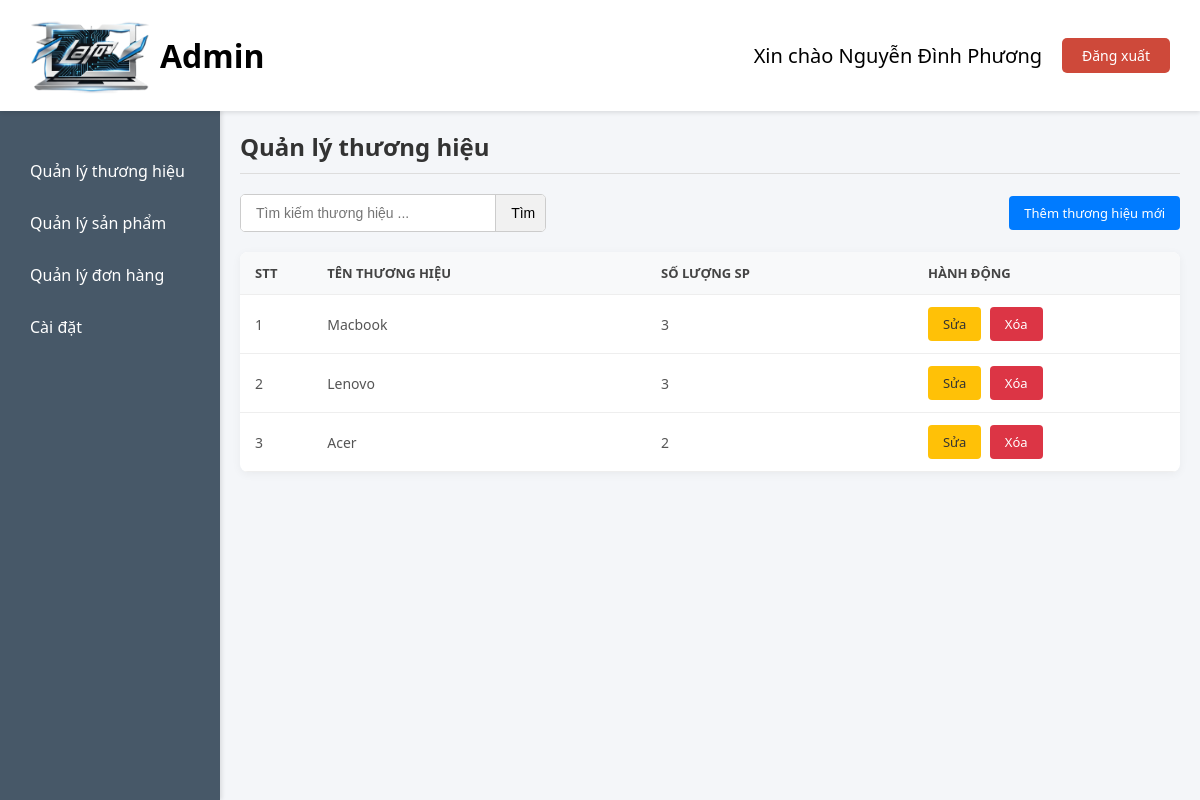
Page /admin/admin.php (signed in) on the committed database.
### tables this page shows
CREATE TABLE `user` (
  `userid` int(11) NOT NULL,
  `hoten` varchar(50) NOT NULL,
  `sdt` varchar(10) NOT NULL,
  `matkhau` varchar(255) NOT NULL,
  `role` int(11) NOT NULL
);

CREATE TABLE `thuong_hieu` (
  `mathuonghieu` int(11) NOT NULL,
  `tenthuonghieu` varchar(50) NOT NULL,
  `trangthai` tinyint(4) NOT NULL DEFAULT 0
);

### admin/quanlythuonghieu.php (the view, shortened to what this page needs)
<?php
    include("../config/configDB.php");
?>
<div class="main-title">
    <h2>Quản lý thương hiệu</h2>
</div>
<div class="toolbar">
    <div class="search-box">
        <form action="" method="get">
            <input type="text" name="txtSearch" id="search-input"
                placeholder="Tìm kiếm thương hiệu ..."
                value="<?php echo isset($_GET['txtSearch']) ? htmlspecialchars($_GET['txtSearch']) : ''; ?>">
            <input type="submit" style="width: 50px" class="btn-search" name="btnSearch" value="Tìm"/>
        </form>
    </div>
    <a  id="openModalBtn" class="btn btn-primary">Thêm thương hiệu mới</a>
</div>
<div class="table-container">
    <table class="table-admin">
        <thead>
            <tr>
                <th width="5%">STT</th>
                <th width="25%">Tên thương hiệu</th>
                <th width="20%">Số lượng SP</th>
                <th width="20%">Hành động</th>
            </tr>
        </thead>
        <tbody>
        <?php
            $sql = "SELECT thuong_hieu.mathuonghieu, tenthuonghieu, trangthai, COUNT(san_pham.masanpham) as soluong
                    FROM thuong_hieu
                    LEFT JOIN san_pham on san_pham.mathuonghieu = thuong_hieu.mathuonghieu";
            $sql .= " GROUP BY thuong_hieu.mathuonghieu, tenthuonghieu, trangthai";
            $stmt = $pdo->prepare($sql);
            $stmt->execute();
            $data = $stmt->fetchAll(PDO::FETCH_ASSOC);
            $count = 1;
            foreach($data as $dong){
                ?>
                <tr>
                    <td><?php echo $count; ?></td>
                    <td><?php echo $dong['tenthuonghieu']; ?></td>
                    <td><?php echo $dong['soluong']; ?></td>
                    <td>
                        <a href="#"
                            class="btn btn-edit btn-update"
                            data-id="<?php echo $dong['mathuonghieu']; ?>"
                            data-name="<?php echo $dong['tenthuonghieu']; ?>">
                            Sửa
                        </a>
                        <a href="controller/brandController.php?xoathuonghieu&id=<?php echo $dong['mathuonghieu']; ?>"
                            class="btn btn-delete"
                            onclick="return confirm('Bạn có chắc muốn xóa không ?')">
                            Xóa
                        </a>
                    </td>
                </tr>
                <?php
                $count++;
            }
        ?>
    </tbody>
    </table>
</div>

### admin/admin.php (shortened to what this page needs)
<?php
    include("../config/configDB.php");
    $user = $_SESSION['current_user'];
    $sqlUser = "SELECT hoten FROM user WHERE userid=?";
    $stmtUser = $pdo->prepare($sqlUser);
    $stmtUser->execute([$user['userid']]);
    $hoten = $stmtUser->fetchColumn();
?>
<!DOCTYPE html>
<html lang="vi">
<head>
    <link rel="stylesheet" href="../assets/css/style_admin.css">
</head>
<body>
    <div class="header">
        <a class="header-left" href="admin.php">
            <img src="../assets/images/logolaptop.png" width="120px">
            <h1 class="header-logo">Admin</h1>
        </a>
        <div class="header-right">
            <p class="admin-name">Xin chào <?php echo $hoten; ?></p>
            <a href="../pages/xuly_dangxuat.php"  class="logout-btn">Đăng xuất</a>
        </div>
    </div>
    <div class="sidebar">
        <ul>
            <li><a href="admin.php?page=quanlythuonghieu">Quản lý thương hiệu</a></li>
            <li><a href="admin.php?page=quanlysanpham">Quản lý sản phẩm</a></li>
            <li><a href="admin.php?page=quanlydonhang">Quản lý đơn hàng</a></li>
            <li><a href="admin.php?page=caidat">Cài đặt</a></li>
        </ul>
    </div>
    <div class="content" id="content">
        <?php
        if (isset($_GET['page'])) {
            $page = $_GET['page'];
        } else {
            $page = 'quanlythuonghieu';
        }
        switch ($page) {
            default:
                include 'quanlythuonghieu.php';
                break;
        }
        ?>
    </div>
</body>
</html>

### assets/css/style_admin.css (style rules this page uses)
* { margin: 0; padding: 0; box-sizing: border-box; }
body { font-family: 'Segoe UI', Tahoma, Geneva, Verdana, sans-serif; background-color: #f4f6f9; margin: 0; }
.header { background: #fff; padding: 15px 30px; box-shadow: 0 2px 4px rgba(0, 0, 0, 0.1); display: flex; justify-content: space-between; align-items: center; position: fixed; width: 100%; top: 0; z-index: 1000; min-width: 110px; }
.header-left { display: flex; align-items: center; gap: 10px; }
.header .header-left .header-logo { margin: 0; }
.header-right { display: flex; align-items: center; gap: 20px; }
.admin-name { font-size: 20px; }
.logout-btn { padding: 8px 20px; border: none; border-radius: 5px; background: #ce493a; color: white; font-size: 14px; cursor: pointer; }
.sidebar { position: fixed; top: 110px; left: 0; width: 220px; height: calc(100vh - 110px); background: #475868; padding: 20px 0; box-shadow: 2px 0 4px rgba(0, 0, 0, 0.1); }
.sidebar ul { list-style: none; }
.sidebar li { margin: 30px; }
.sidebar a { display: flex; align-items: center; color: white; font-size: 16px; text-decoration: none; transition: 0.3s; gap: 12px; }
a { text-decoration: none; }
h1 { color: black; }
.content { position: absolute; top: 110px; left: 220px; right: 0; bottom: 0; padding: 20px; overflow: auto; }
.main-title { margin-bottom: 20px; border-bottom: 1px solid #ddd; padding-bottom: 10px; }
.main-title h2 { color: #333; font-size: 24px; }
.toolbar { display: flex; justify-content: space-between; align-items: center; margin-bottom: 20px; flex-wrap: wrap; gap: 10px; }
.search-box { display: flex; align-items: center; border: 1px solid #ccc; border-radius: 5px; overflow: hidden; background: #fff; }
.search-box input { border: none; padding: 10px 15px; outline: none; font-size: 14px; width: 250px; }
.search-box .btn-search { background: #f1f1f1; border: none; padding: 10px 15px; cursor: pointer; border-left: 1px solid #ccc; }
.table-container { background: #fff; border-radius: 8px; box-shadow: 0 2px 10px rgba(0, 0, 0, 0.05); overflow-x: auto; }
.table-admin { width: 100%; border-collapse: collapse; min-width: 600px; }
.table-admin th, .table-admin td { padding: 12px 15px; text-align: left; border-bottom: 1px solid #eee; }
.table-admin th { background-color: #f8f9fa; color: #444; font-weight: 600; text-transform: uppercase; font-size: 13px; }
.table-admin td { color: #555; font-size: 14px; }
.btn { padding: 8px 15px; border-radius: 4px; text-decoration: none; font-size: 13px; display: inline-block; transition: all 0.3s; border: none; cursor: pointer; }
.btn-primary { background-color: #007bff; color: white; }
.btn-edit { background-color: #ffc107; color: #333; margin-right: 5px; font-weight: 500; }
.btn-delete { background-color: #dc3545; color: white; }

### rows in the picture
user: hoten "Nguyễn Đình Phương"
thuong_hieu: tenthuonghieu "Macbook", soluong "3"
thuong_hieu: tenthuonghieu "Lenovo", soluong "3"
thuong_hieu: tenthuonghieu "Acer", soluong "2"
